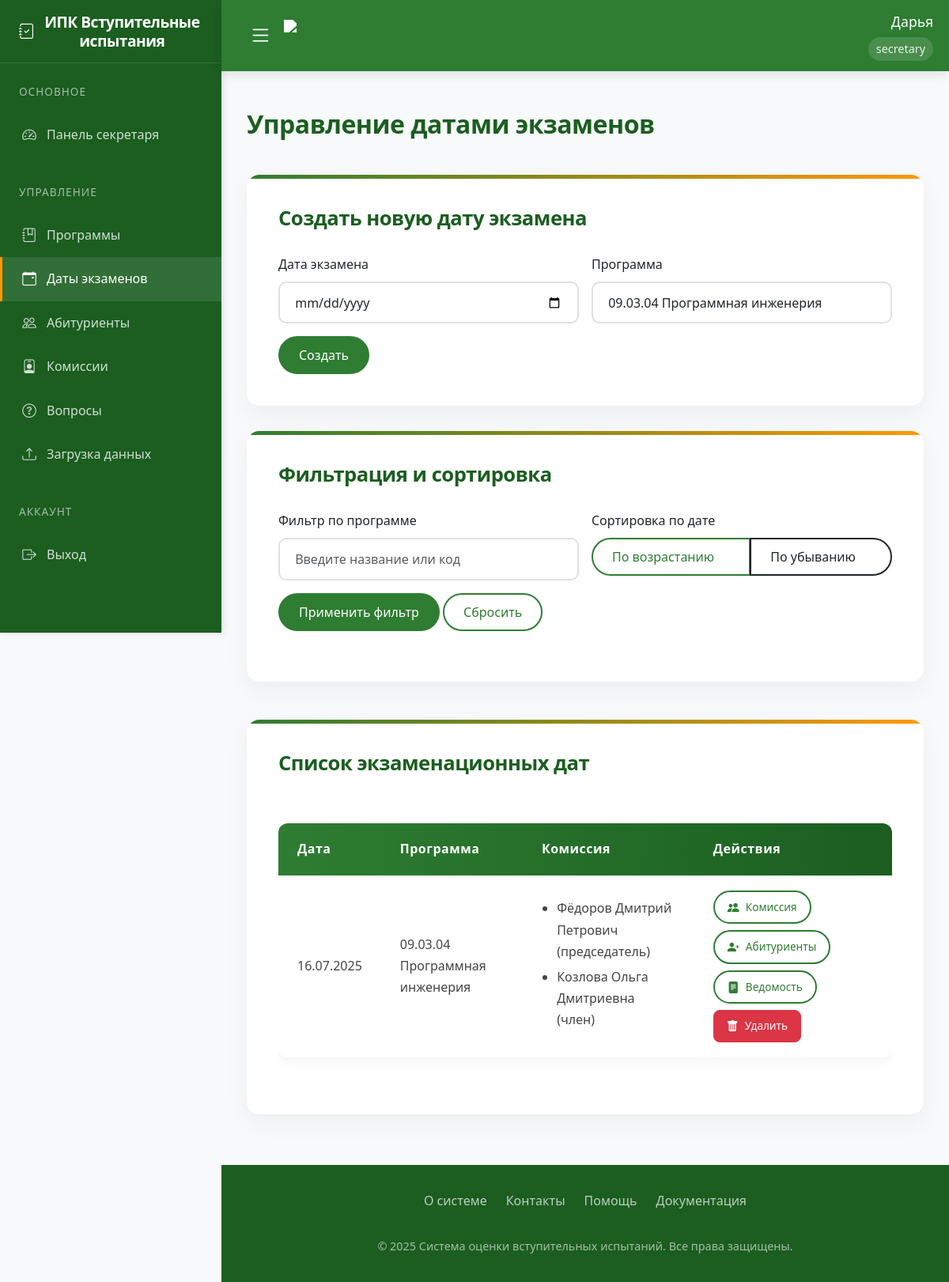
The page /exam_dates (signed in) on the database its author committed.
### app/models.py (models this page shows)
class User(UserMixin, db.Model):
    id = db.Column(db.Integer, primary_key=True)
    username = db.Column(db.String(80), unique=True, nullable=False)
    password = db.Column(db.String(120), nullable=False)
    full_name = db.Column(db.String(100), nullable=False)
    position = db.Column(db.String(100), nullable=False)
    role = db.Column(db.String(20), nullable=False)  # 'admin', 'secretary', 'commission'
    school_id = db.Column(db.Integer, db.ForeignKey('engineering_school.id'))
    engineering_school = db.relationship('EngineeringSchool', backref='users')
    commission_members = db.relationship('CommissionMember', back_populates='user', cascade='all, delete-orphan')
    standard_commissions = db.relationship('StandardCommission', back_populates='user', cascade='all, delete-orphan')

class ExamDate(db.Model):
    id = db.Column(db.Integer, primary_key=True)
    date = db.Column(db.DateTime, nullable=False)
    program_id = db.Column(db.Integer, db.ForeignKey('program.id'), nullable=False)
    commission = db.relationship('CommissionMember', backref='exam_date', lazy=True, cascade='all, delete-orphan')  # Каскад
    applicants = db.relationship('Applicant', backref='exam_date', lazy=True,cascade='all, delete-orphan',passive_deletes=True)  # Обрабатывается отдельно

class Program(db.Model):
    id = db.Column(db.Integer, primary_key=True)
    code = db.Column(db.String(50), nullable=False)
    name = db.Column(db.String(200), nullable=False)
    school_id = db.Column(db.Integer, db.ForeignKey('engineering_school.id'))
    questions = db.relationship('Question', backref='program', lazy=True, cascade='all, delete-orphan')
    standard_commission = db.relationship('StandardCommission', backref='program', lazy=True, cascade='all, delete-orphan')
    applicants = db.relationship('Applicant', backref='program', lazy=True, cascade='all, delete-orphan', passive_deletes=True)
    exam_dates = db.relationship('ExamDate', backref='program', lazy=True, cascade='all, delete-orphan',passive_deletes=True)
    oop = db.relationship("Oop", backref='program', lazy=True, cascade='all, delete-orphan')  # Важно: cascade

class CommissionMember(db.Model):
    id = db.Column(db.Integer, primary_key=True)
    exam_date_id = db.Column(db.Integer, db.ForeignKey('exam_date.id'), nullable=False)
    user_id = db.Column(db.Integer, db.ForeignKey('user.id'), nullable=False)
    role = db.Column(db.String(50), nullable=False)  # 'председатель', 'заместитель', 'член'
    user = db.relationship('User', back_populates='commission_members')

### app/routes.py (the view, shortened to what this page needs)
@routes.route('/exam_dates', methods=['GET', 'POST'])
@login_required
def exam_dates():
    if current_user.role not in ['admin', 'secretary']:
        abort(403)
    form = ExamDateForm()
    if current_user.role == 'secretary':
        form.program_id.choices = [
            (p.id, f"{p.code} {p.name}")
            for p in Program.query.filter_by(school_id=current_user.school_id)
        ]
    sort_order = request.args.get('sort', 'desc')  # asc или desc
    program_filter = request.args.get('program_filter', '').strip()
    if current_user.role == 'secretary':
        query = ExamDate.query \
            .join(Program) \
            .filter(Program.school_id == current_user.school_id)
    else:
        query = ExamDate.query
    if sort_order == 'asc':
        exam_dates = query.order_by(ExamDate.date.asc()).all()
    else:  # desc по умолчанию
        exam_dates = query.order_by(ExamDate.date.desc()).all()
    return render_template(
        'exam_dates.html',
        form=form,
        exam_dates=exam_dates,
        sort_order=sort_order,
        program_filter=program_filter
    )

### app/templates/exam_dates.html (shortened to what this page needs)
{% extends "base.html" %}
{% block content %}
<div class="admin-container">
    <h2>Управление датами экзаменов</h2>
    <div class="content-card spacer-md">
        <h3>Создать новую дату экзамена</h3>
        <form method="POST" class="elegant-form">
            <div class="row g-3">
                <div class="col-md-6">
                    <div class="form-group">
                        {{ form.date.label(class="form-label") }}
                        {{ form.date(class="form-control form-control-elegant") }}
                    </div>
                </div>
                <div class="col-md-6">
                    <div class="form-group">
                        {{ form.program_id.label(class="form-label") }}
                        {{ form.program_id(class="form-control form-control-elegant") }}
                    </div>
                </div>
                <div class="col-12">
                    <div class="form-group">
                        {{ form.submit(class="btn btn-primary-elegant btn-elegant") }}
                    </div>
                </div>
            </div>
        </form>
    </div>
    <div class="content-card">
        <h3>Фильтрация и сортировка</h3>
        <form method="GET" class="elegant-form mb-4">
            <div class="row g-3">
                <div class="col-md-6">
                    <div class="form-group">
                        <label for="program_filter" class="form-label">Фильтр по программе</label>
                        <input type="text"
                            class="form-control form-control-elegant"
                            id="program_filter"
                            name="program_filter"
                            value="{{ program_filter }}"
                            placeholder="Введите название или код">
                    </div>
                </div>
                <div class="col-md-6">
                    <div class="form-group">
                        <label class="form-label">Сортировка по дате</label>
                        <div class="btn-group w-100">
                            <a href="{{ url_for('routes.exam_dates', sort='asc', program_filter=program_filter) }}"
                            class="btn btn-outline-elegant btn-elegant {% if sort_order == 'asc' %}active{% endif %}">
                                По возрастанию
                            </a>
                            <a href="{{ url_for('routes.exam_dates', sort='desc', program_filter=program_filter) }}"
                            class="btn btn-outline-elegant btn-elegant {% if sort_order == 'desc' %}active{% endif %}">
                                По убыванию
                            </a>
                        </div>
                    </div>
                </div>
                <div class="col-12">
                    <button type="submit" class="btn btn-primary-elegant btn-elegant">
                        Применить фильтр
                    </button>
                    <a href="{{ url_for('routes.exam_dates') }}" class="btn btn-outline-elegant btn-elegant">
                        Сбросить
                    </a>
                </div>
            </div>
        </form>
    </div>
    <div class="content-card">
        <h3>Список экзаменационных дат</h3>
        <div class="table-responsive">
            <table class="elegant-table">
                <thead>
                    <tr>
                        <th>Дата</th>
                        <th>Программа</th>
                        <th>Комиссия</th>
                        <th>Действия</th>
                    </tr>
                </thead>
                <tbody>
                    {% for exam_date in exam_dates %}
                    <tr>
                        <td>{{ exam_date.date.strftime('%d.%m.%Y') }}</td>
                        <td>{{ exam_date.program.code }} {{ exam_date.program.name }}</td>
                        <td>
                            <ul class="commission-list">
                                {% for member in exam_date.commission %}
                                <li>{{ member.user.full_name }} ({{ member.role }})</li>
                                {% endfor %}
                            </ul>
                        </td>
                        <td>
                            <div class="action-buttons">
                                <a href="{{ url_for('routes.assign_commission', exam_date_id=exam_date.id) }}"
                                   class="btn btn-outline-elegant btn-elegant btn-sm">
                                    <i class="bi bi-people-fill"></i> Комиссия
                                </a>
                                <a href="{{ url_for('routes.assign_applicants', exam_date_id=exam_date.id) }}"
                                   class="btn btn-outline-elegant btn-elegant btn-sm">
                                    <i class="bi bi-person-plus-fill"></i> Абитуриенты
                                </a>
                                <a href="{{ url_for('routes.view_vedomost', exam_date_id=exam_date.id) }}"
                                   class="btn btn-outline-elegant btn-elegant btn-sm">
                                    <i class="bi bi-file-text-fill"></i> Ведомость
                                </a>
                                <form action="{{ url_for('routes.delete_exam_date', exam_date_id=exam_date.id) }}"
                                    method="POST"
                                    class="d-inline"
                                    onsubmit="return confirm('Вы уверены, что хотите удалить эту экзаменационную дату?');">
                                    <button type="submit" class="btn btn-danger btn-sm">
                                        <i class="bi bi-trash-fill"></i> Удалить
                                    </button>
                                </form>
                            </div>
                        </td>
                    </tr>
                    {% else %}
                    <tr>
                        <td colspan="4" class="text-center py-4">Нет созданных экзаменационных дат</td>
                    </tr>
                    {% endfor %}
                </tbody>
            </table>
        </div>
    </div>
</div>
{% endblock %}

### app/templates/base.html (shortened to what this page needs)
<!DOCTYPE html>
<html lang="ru">
<head>
    <link href="https://cdn.jsdelivr.net/npm/bootstrap@5.3.0/dist/css/bootstrap.min.css" rel="stylesheet">
    <link rel="stylesheet" href="https://cdn.jsdelivr.net/npm/bootstrap-icons@1.10.0/font/bootstrap-icons.css">
    <link rel="stylesheet" href="{{ url_for('static', filename='style.css') }}">
</head>
<body>
    <aside class="sidebar">
        <div class="sidebar-header">
            <h3 class="sidebar-title">
                <i class="bi bi-journal-check"></i>
                <span>ИПК Вступительные испытания</span>
            </h3>
        </div>
        <nav class="sidebar-menu">
            {% if current_user.is_authenticated %}
                <div class="menu-section">
                    <div class="menu-section-title">Основное</div>
                    {% if current_user.role == 'admin' %}
                        <a href="{{ url_for('routes.admin_dashboard') }}" class="menu-item {% if request.endpoint == 'routes.admin_dashboard' %}active{% endif %}">
                            <i class="bi bi-speedometer2"></i>
                            <span>Панель управления</span>
                        </a>
                    {% elif current_user.role == 'secretary' %}
                        <a href="{{ url_for('routes.secretary_dashboard') }}" class="menu-item {% if request.endpoint == 'routes.secretary_dashboard' %}active{% endif %}">
                            <i class="bi bi-speedometer2"></i>
                            <span>Панель секретаря</span>
                        </a>
                    {% elif current_user.role == 'teacher' %}
                        <a href="{{ url_for('routes.teacher_dashboard') }}" class="menu-item {% if request.endpoint == 'routes.teacher_dashboard' %}active{% endif %}">
                            <i class="bi bi-speedometer2"></i>
                            <span>Панель преподавателя</span>
                        </a>
                    {% elif current_user.role == 'student' %}
                        <a href="{{ url_for('routes.student_dashboard') }}" class="menu-item {% if request.endpoint == 'routes.student_dashboard' %}active{% endif %}">
                            <i class="bi bi-speedometer2"></i>
                            <span>Мои тесты</span>
                        </a>
                    {% endif %}
                </div>
                {% if current_user.role in ['admin', 'secretary'] %}
                <div class="menu-section">
                    <div class="menu-section-title">Управление</div>
                    <a href="{{ url_for('routes.programs') }}" class="menu-item {% if request.endpoint == 'routes.programs' %}active{% endif %}">
                        <i class="bi bi-journal-bookmark"></i>
                        <span>Программы</span>
                    </a>
                    <a href="{{ url_for('routes.exam_dates') }}" class="menu-item {% if request.endpoint == 'routes.exam_dates' %}active{% endif %}">
                        <i class="bi bi-calendar-event"></i>
                        <span>Даты экзаменов</span>
                    </a>
                    <a href="{{ url_for('routes.applicants') }}" class="menu-item {% if request.endpoint == 'routes.applicants' %}active{% endif %}">
                        <i class="bi bi-people"></i>
                        <span>Абитуриенты</span>
                    </a>
                    <a href="{{ url_for('routes.standard_commission') }}" class="menu-item {% if request.endpoint == 'routes.standard_commission' %}active{% endif %}">
                        <i class="bi bi-person-badge"></i>
                        <span>Комиссии</span>
                    </a>
                    <a href="{{ url_for('routes.questions') }}" class="menu-item {% if request.endpoint == 'routes.questions' %}active{% endif %}">
                        <i class="bi bi-question-circle"></i>
                        <span>Вопросы</span>
                    </a>
                    <a href="{{ url_for('routes.upload_schedule') }}" class="menu-item {% if request.endpoint == 'routes.upload_schedule' %}active{% endif %}">
                        <i class="bi bi-upload"></i>
                        <span>Загрузка данных</span>
                    </a>
                </div>
                {% endif %}
                <div class="menu-section">
                    <div class="menu-section-title">Аккаунт</div>
                    <a href="{{ url_for('routes.logout') }}" class="menu-item">
                        <i class="bi bi-box-arrow-right"></i>
                        <span>Выход</span>
                    </a>
                </div>
            {% endif %}
        </nav>
    </aside>
    <header class="main-header">
        <div class="header-container">
            <div class="header-left">
                {% if current_user.is_authenticated %}
                    <button class="toggle-sidebar-btn">
                        <i class="bi bi-list"></i>
                    </button>
                {% endif %}
                <a href="{{ url_for('routes.home') }}" class="logo">
                    <img src="https://apply.tpu.ru/images/2022/footer-logo-ru.svg"
                        style="height: 40px; filter: brightness(0) invert(1);">
                </a>
            </div>
            <nav class="user-nav">
                {% if current_user.is_authenticated %}
                <div class="user-info">
                    <div class="user-name">{{ current_user.full_name }}</div>
                    <div class="user-role">{{ current_user.role }}</div>
                </div>
                {% else %}
                <a href="{{ url_for('routes.login') }}" class="outline-btn">
                    <i class="bi bi-box-arrow-in-right"></i>
                    <span>Войти</span>
                </a>
                {% endif %}
            </nav>
        </div>
    </header>
    <main class="main-content">
        {% block content %}{% endblock %}
    </main>
    <footer class="main-footer">
        <div class="footer-content">
            <div class="footer-links">
                <a href="#" class="footer-link">О системе</a>
                <a href="#" class="footer-link">Контакты</a>
                <a href="#" class="footer-link">Помощь</a>
                <a href="#" class="footer-link">Документация</a>
            </div>
            <div class="footer-copyright">
                &copy; 2025 Система оценки вступительных испытаний. Все права защищены.
            </div>
        </div>
    </footer>
</body>
</html>

### rows shown on the page
User: full_name "Дарья", role "secretary"
ExamDate: date "16.07.2025", program.code "09.03.04", program.name "Программная инженерия"
CommissionMember: user.full_name "Фёдоров Дмитрий Петрович", role "председатель"
CommissionMember: user.full_name "Козлова Ольга Дмитриевна", role "член"
